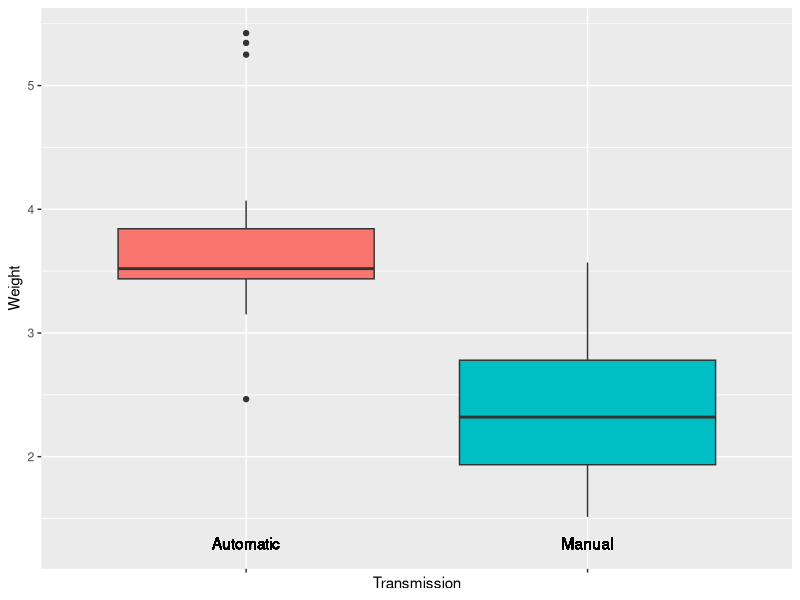
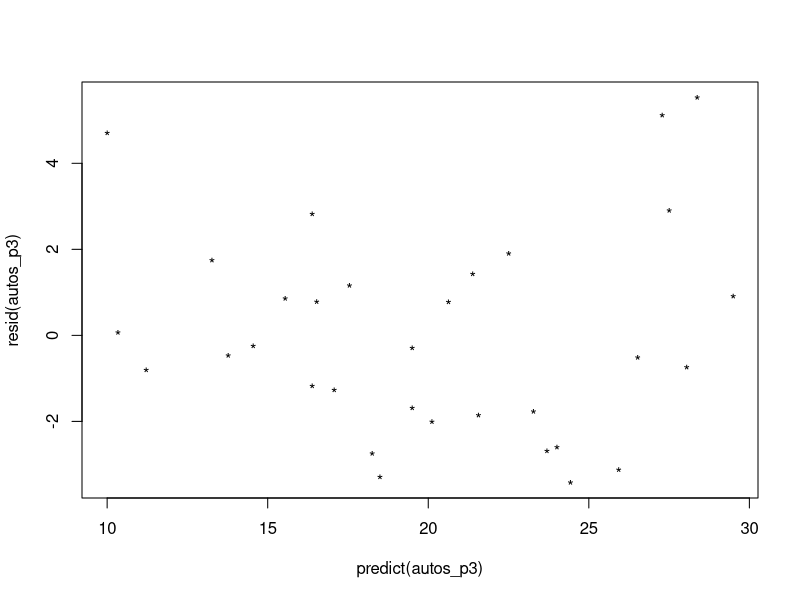
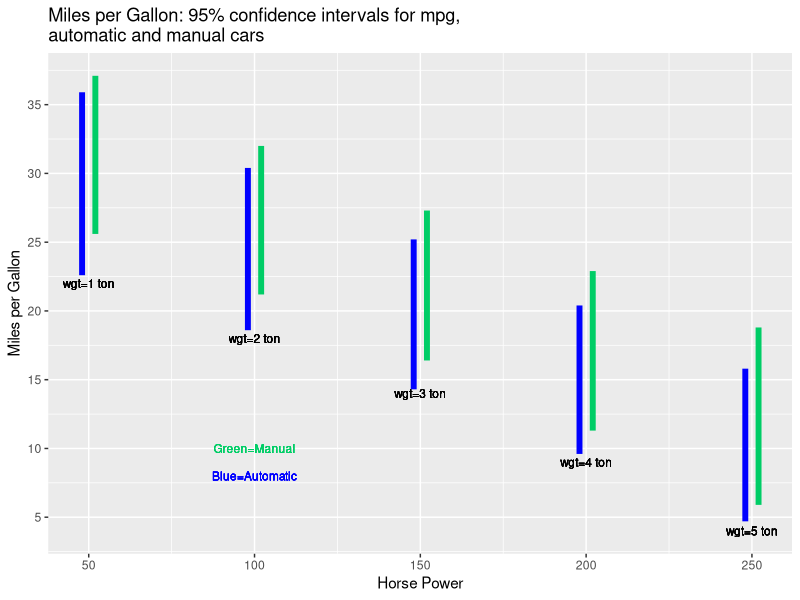
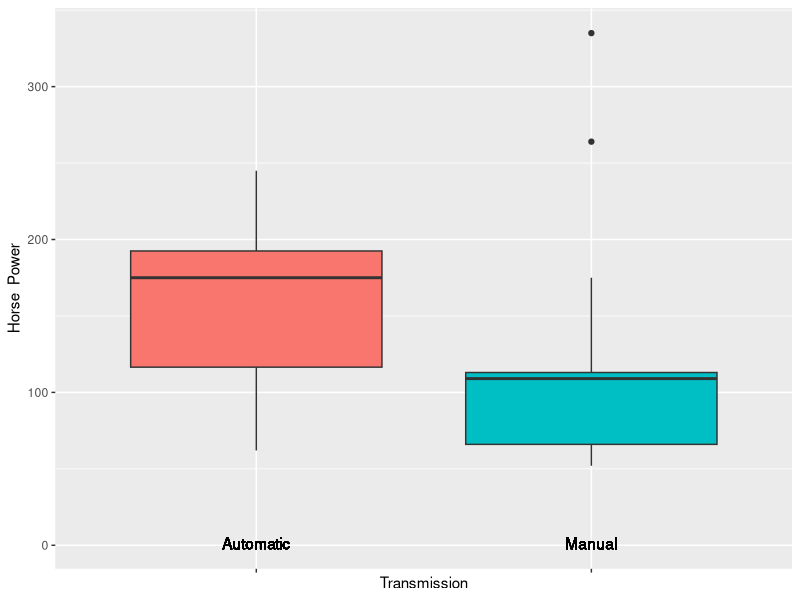
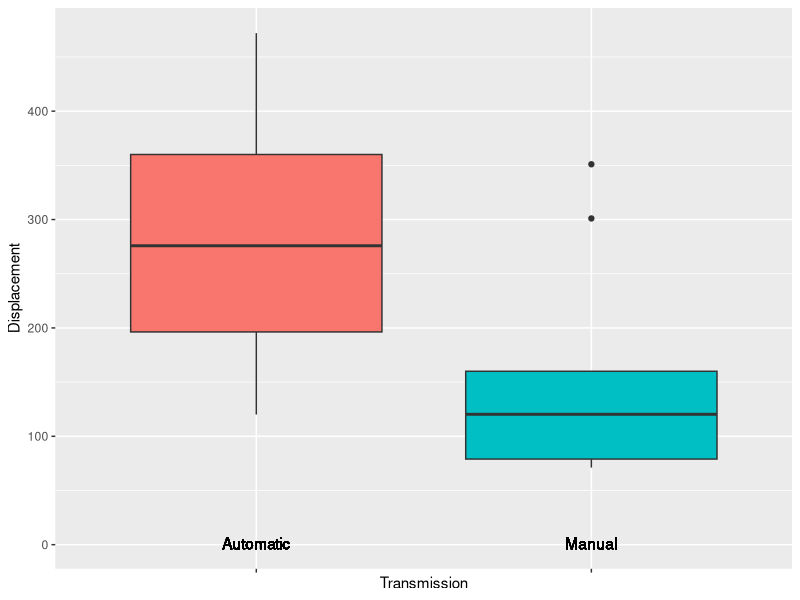

R code for these plots, in order:
## ---- chunk 1
knitr::opts_chunk$set(echo = TRUE)
## ---- chunk 2
library(dplyr)
library(ggplot2)
## Tidy the data set to change identify and properly define factor variables, also rename variables
mtcars_fc<-mtcars
mtcars_fc$vsfc<-as.factor(mtcars$vs)
mtcars_fc$trans<-as.factor(mtcars$am)
mtcars_fc$gearfc<-as.factor(mtcars$gear)
mtcars_fc$carbfc<-as.factor(mtcars$carb)
mtcars_fc$cylind<-as.factor(mtcars$cyl)
mtc_tidy<-mtcars_fc[,c(1,3,4,5,6,7,12,13,14,15,16)]
## ---- chunk 3
##Calculate means and student confidence intervals
sd1<-sd(filter(mtc_tidy,trans==1)$mpg)
sd0<-sd(filter(mtc_tidy,trans==0)$mpg)
mean1<-mean(filter(mtc_tidy,trans==1)$mpg)
mean0<-mean(filter(mtc_tidy,trans==0)$mpg)
n0<-nrow(filter(mtc_tidy,trans==0))
n1<-nrow(filter(mtc_tidy,trans==1))
intconf1<-mean1+c(-1,1)*qt(0.975,df=n1-1)*sd1
intconf0<-mean0+c(-1,1)*qt(0.975,df=n0-1)*sd0
intconf1
intconf0
## ---- chunk 4
h<-ggplot(mtc_tidy,aes(trans,wt,fill=trans))
h1<-h+geom_boxplot()
h2<-h1+theme(axis.text.x=element_blank())+labs(x="Transmission",y="Weight")
h3<-h2+theme(legend.position="none")
h4<-h3+ geom_text(aes(1,1.3,label="Automatic"))
h5<-h4+ geom_text(aes(2,1.3,label="Manual"))
h5
## ---- chunk 5
autos_p1<-lm(mpg~trans,data=mtc_tidy)
autos_p2<-lm(mpg~trans+wt,data=mtc_tidy)
autos_p3<-lm(mpg~trans+wt+hp,data=mtc_tidy)
autos_p4<-lm(mpg~trans+wt+hp+drat,data=mtc_tidy)
autos_p5<-lm(mpg~trans+wt+hp+drat+disp,data=mtc_tidy)
autos_p6<-lm(mpg~trans+wt+hp+drat+disp+cylind,data=mtc_tidy)
autos_p7<-lm(mpg~trans+wt+hp+drat+disp+cylind+qsec,data=mtc_tidy)
autos_p8<-lm(mpg~trans+wt+hp+drat+disp+cylind+qsec+vsfc,data=mtc_tidy)
autos_p9<-lm(mpg~trans+wt+hp+drat+disp+cylind+qsec+vsfc+gearfc,data=mtc_tidy)
autos_p10<-lm(mpg~trans+wt+hp+drat+disp+cylind+qsec+vsfc+gearfc+carbfc,data=mtc_tidy)
anova(autos_p1,autos_p2,autos_p3,autos_p4,autos_p5,autos_p6,autos_p7,autos_p8,autos_p9,autos_p10)
## ---- chunk 6
summary(autos_p3)
## ---- chunk 7
plot(predict(autos_p3), resid(autos_p3), pch = '*')
## ---- chunk 8
shapiro.test(autos_p3$residuals)
## ---- chunk 9
##Build the dataframe with the predicted MPG values and their predicted confidence intervals for a small sample of weight and hp cobinations.
wt<-numeric()
hp<-numeric()
ll0<-numeric()
ul0<-numeric()
ll1<-numeric()
ul1<-numeric()
mpg0<-numeric()
mpg1<-numeric()
h<-0
i<-0
pre0<-numeric()
pre1<-numeric()
for(w in 1:round(max(mtc_tidy$wt),0)){
h<-0
for(j in 1:6){
i<-i+1
h<-h+50
wt[i]<-w
hp[i]<-h
pre0<-predict(autos_p3,newdata=data.frame(wt=w,trans=as.factor(0),hp=h),interval="predict")
mpg0[i]<-round(pre0[1,1],1)
ll0[i]<-round(pre0[1,2],1)
ul0[i]<-round(pre0[1,3],1)
pre1<-predict(autos_p3,newdata=data.frame(wt=w,trans=as.factor(1),hp=h),interval="predict")
mpg1[i]<-round(pre1[1,1],1)
ll1[i]<-round(pre1[1,2],1)
ul1[i]<-round(pre1[1,3],1)
}
}
mpg_est<-data.frame(wt,hp,mpg0,ll0,ul0,mpg1,ll1,ul1)

me_redux<-mpg_est[seq(1,nrow(mpg_est),by=length(unique(mpg_est$hp))+1),]

##Plot the graph
wrapper <- function(x, ...) 
{
  paste(strwrap(x, ...), collapse = "\n")
}
main_title <-" Miles per Gallon: 95% confidence intervals for mpg, automatic and manual cars"
p<-ggplot(me_redux,aes(x=hp,y=mpg1))
p0<-geom_segment(aes(x=hp-2,y=me_redux$ll0,xend=hp-2,yend=me_redux$ul0),color="blue",size=2)
p1<-geom_segment(aes(x=hp+2,y=me_redux$ll1,xend=hp+2,yend=me_redux$ul1),color="springgreen3",size=2)
p2<-geom_text(aes(50,22,label="wgt=1 ton"),size=3)
p3<-geom_text(aes(100,18,label="wgt=2 ton"),size=3)
p4<-geom_text(aes(150,14,label="wgt=3 ton"),size=3)
p5<-geom_text(aes(200,9,label="wgt=4 ton"),size=3)
p6<-geom_text(aes(250,4,label="wgt=5 ton"),size=3)
##p7<-geom_text(aes(300,-1,label="wgt=6 ton"))
p8<-geom_text(aes(100,10,label="Green=Manual"),color="springgreen3",size=3)
p9<-geom_text(aes(100,8,label="Blue=Automatic"),color="blue",size=3)
p10<-ggtitle(wrapper(main_title, width = 60))
p11<- labs(x="Horse Power",y="Miles per Gallon")
p12<- scale_y_continuous(breaks=seq(-5,max(me_redux$ul1),by=5))
##p13<-theme_bw()
p+p0+p1+p2+p3+p4+p5+p6+p8+p9+p10+p11+p12


## ---- chunk 10
## vs hp
h<-ggplot(mtc_tidy,aes(trans,hp,fill=trans))
h1<-h+geom_boxplot()
h2<-h1+theme(axis.text.x=element_blank())+labs(x="Transmission",y="Horse  Power")
h3<-h2+theme(legend.position="none")
h4<-h3+ geom_text(aes(1,1.3,label="Automatic"))
h5<-h4+ geom_text(aes(2,1.3,label="Manual"))
h5

##vs disp
h<-ggplot(mtc_tidy,aes(trans,disp,fill=trans))
h1<-h+geom_boxplot()
h2<-h1+theme(axis.text.x=element_blank())+labs(x="Transmission",y="Displacement")
h3<-h2+theme(legend.position="none")
h4<-h3+ geom_text(aes(1,1.3,label="Automatic"))
h5<-h4+ geom_text(aes(2,1.3,label="Manual"))
h5
## ---- chunk 11
autos_p1<-lm(mpg~trans,data=mtc_tidy)
autos_p2<-lm(mpg~trans+wt,data=mtc_tidy)
anova(autos_p1,autos_p2)
autos_p3<-lm(mpg~trans+wt+hp,data=mtc_tidy)
##autos_p3<-lm(mpg~wt+trans+hp,data=mtc_tidy)
anova(autos_p2,autos_p3)
autos_p4<-lm(mpg~trans+wt+hp+drat,data=mtc_tidy) ## Not relevant
anova(autos_p3,autos_p4)
autos_p5<-lm(mpg~trans+wt+hp+disp,data=mtc_tidy) ## Not relevant!
anova(autos_p3,autos_p5)
autos_p6<-lm(mpg~trans+wt+hp+cylind,data=mtc_tidy) ## Not relevant!
anova(autos_p3,autos_p6)
autos_p7<-lm(mpg~trans+wt+hp+qsec,data=mtc_tidy) ## Not relevant!
anova(autos_p3,autos_p7)
autos_p8<-lm(mpg~trans+wt+hp+vsfc,data=mtc_tidy) ## Not relevant!
anova(autos_p3,autos_p8)
autos_p9<-lm(mpg~trans+wt+hp+gearfc,data=mtc_tidy) ## Not relevant!
anova(autos_p3,autos_p9)
autos_p10<-lm(mpg~trans+wt+hp+carbfc,data=mtc_tidy) ## Not relevant!
anova(autos_p3,autos_p10)
